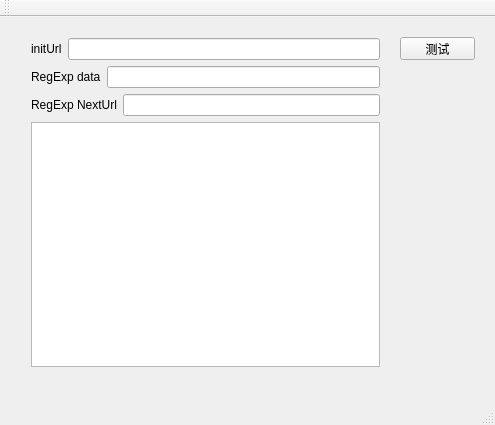
<?xml version="1.0" encoding="UTF-8"?>
<ui version="4.0">
 <class>MainWindow</class>
 <widget class="QMainWindow" name="MainWindow">
  <property name="geometry">
   <rect>
    <x>0</x>
    <y>0</y>
    <width>495</width>
    <height>425</height>
   </rect>
  </property>
  <property name="windowTitle">
   <string>MainWindow</string>
  </property>
  <widget class="QWidget" name="centralWidget">
   <widget class="QPushButton" name="pushButton">
    <property name="geometry">
     <rect>
      <x>400</x>
      <y>20</y>
      <width>75</width>
      <height>23</height>
     </rect>
    </property>
    <property name="text">
     <string>测试</string>
    </property>
   </widget>
   <widget class="QWidget" name="">
    <property name="geometry">
     <rect>
      <x>20</x>
      <y>10</y>
      <width>371</width>
      <height>351</height>
     </rect>
    </property>
    <layout class="QVBoxLayout" name="verticalLayout">
     <item>
      <layout class="QHBoxLayout" name="horizontalLayout">
       <item>
        <widget class="QLabel" name="label_3">
         <property name="text">
          <string>initUrl</string>
         </property>
        </widget>
       </item>
       <item>
        <widget class="QLineEdit" name="lineEdit_initUrl"/>
       </item>
      </layout>
     </item>
     <item>
      <layout class="QHBoxLayout" name="horizontalLayout_2">
       <item>
        <widget class="QLabel" name="label">
         <property name="text">
          <string>RegExp data</string>
         </property>
        </widget>
       </item>
       <item>
        <widget class="QLineEdit" name="lineEdit_RegData"/>
       </item>
      </layout>
     </item>
     <item>
      <layout class="QHBoxLayout" name="horizontalLayout_3">
       <item>
        <widget class="QLabel" name="label_2">
         <property name="text">
          <string>RegExp NextUrl</string>
         </property>
        </widget>
       </item>
       <item>
        <widget class="QLineEdit" name="lineEdit_nextUrl"/>
       </item>
      </layout>
     </item>
     <item>
      <widget class="QTextBrowser" name="log"/>
     </item>
    </layout>
   </widget>
  </widget>
  <widget class="QMenuBar" name="menuBar">
   <property name="geometry">
    <rect>
     <x>0</x>
     <y>0</y>
     <width>495</width>
     <height>23</height>
    </rect>
   </property>
  </widget>
  <widget class="QToolBar" name="mainToolBar">
   <attribute name="toolBarArea">
    <enum>TopToolBarArea</enum>
   </attribute>
   <attribute name="toolBarBreak">
    <bool>false</bool>
   </attribute>
  </widget>
  <widget class="QStatusBar" name="statusBar"/>
 </widget>
 <layoutdefault spacing="6" margin="11"/>
 <resources/>
 <connections/>
</ui>
